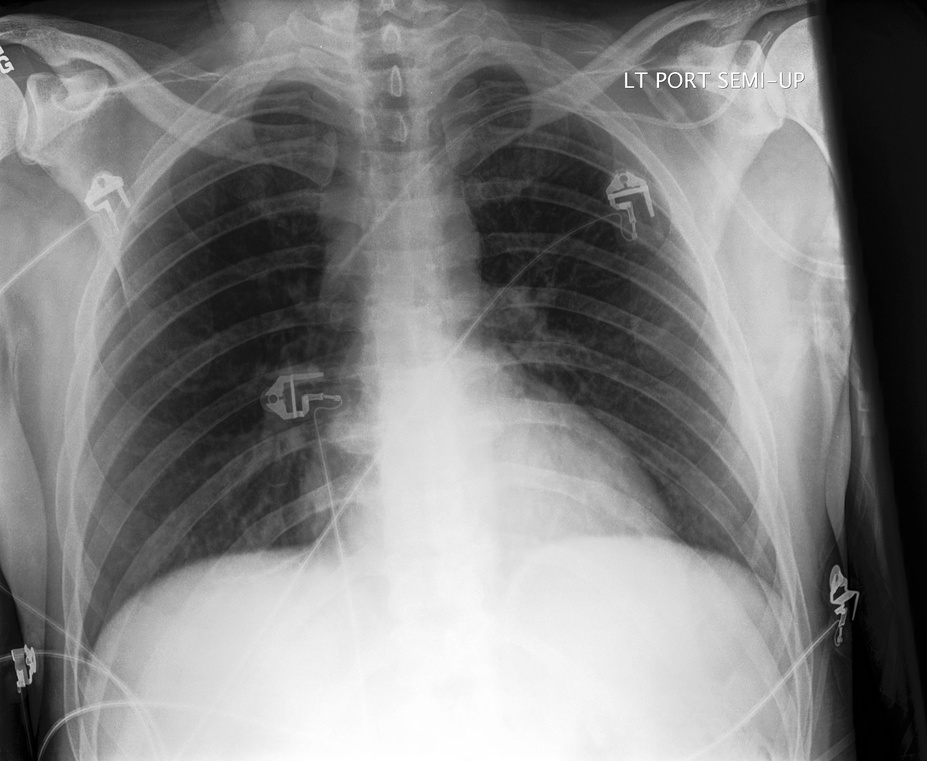
#> input picture testimages/edema.jpg, 927 x 761 px, shrunk from 2828 x 2320 before the run, found by its file name
$ python faster_diaphragm_removal.py
#> lines starting #> are read from the running program, lines starting #| are printed output that depends on the picture; after the words box and inside, x2 and y2 are one past the last pixel; in counts of white or black regions, pixels touching at a corner belong together
# -*- coding: utf-8 -*-
"""faster_diaphragm_removal.ipynb

Automatically generated by Colaboratory.

Original file is located at
    https://colab.research.google.com/drive/1GXzaWnrBNLDLCTx_7jPqP1MaKv2aUeoW
"""

import numpy as np
import cv2
from google.colab.patches import cv2_imshow
from PIL import Image
from IPython.display import display

def remove_diaphragm(path):
#> called with path = 'edema.jpg'
  img = cv2.imread(path, 1)
#> img is the input picture: shape (761, 927, 3); min 0, max 255, mean 129.5
  img_copy = np.copy(img)
  img_copy_master = np.copy(img)

  max_pixel = 0
  min_pixel = 300

  print("Original")
  # cv2_imshow(img)


  ret, img = cv2.threshold(img, 229.5, 255, cv2.THRESH_BINARY)
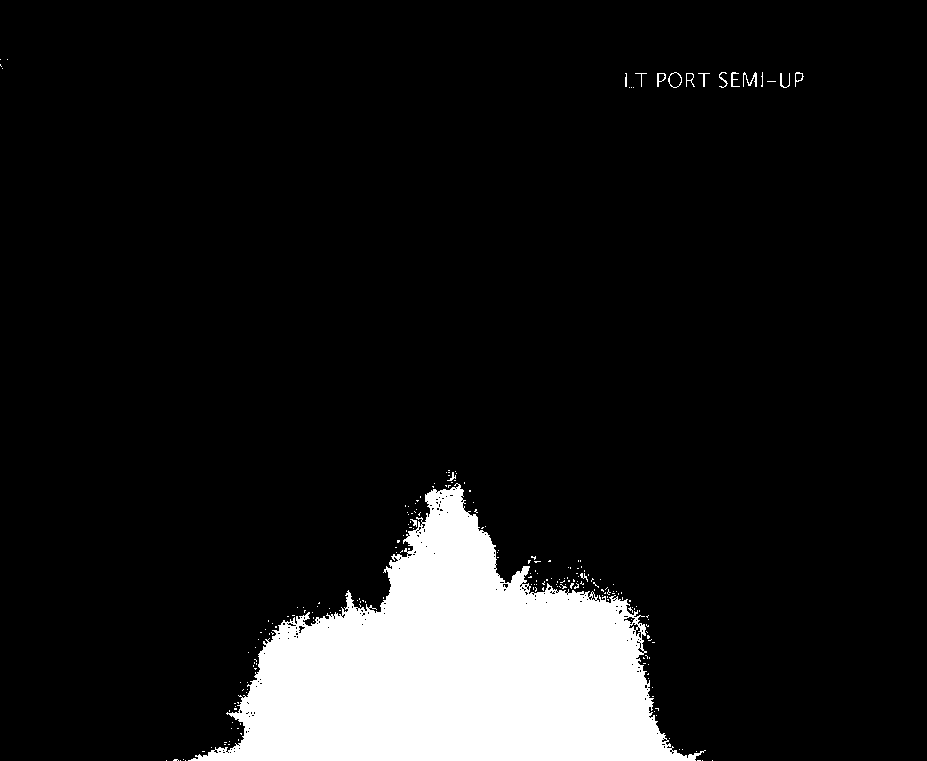
#> img: shape (761, 927, 3); 10.4% white; 225 white regions (210 under 20 px), largest, box (x1, y1, x2, y2) and area: (188, 483, 706, 761) 72303, (743, 72, 757, 87) 83, (668, 72, 682, 88) 51
#> ret = 229
  # Inverted Binary Image
  # cv2_imshow(img)


  # Convert to grayscale for connectedComponentsWithStats to work
  gray = cv2.cvtColor(img, cv2.COLOR_BGR2GRAY)
  print("inverted image")
  # cv2_imshow(gray)

  components = cv2.connectedComponentsWithStats(gray)
  (numLabels, labels, stats, centroids) = components
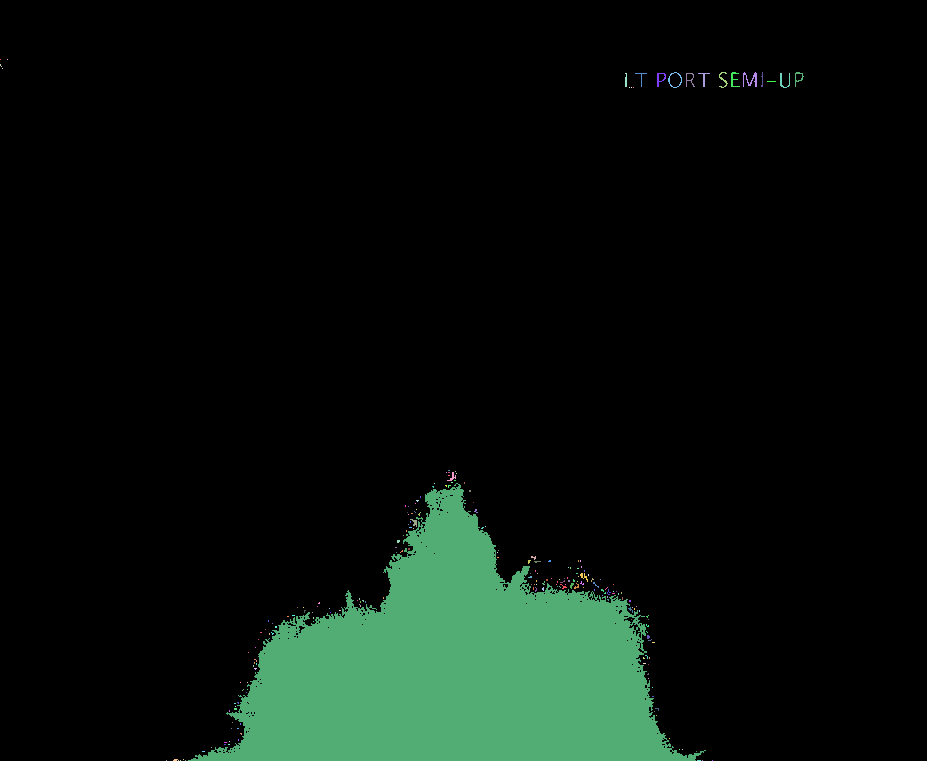
#> labels: shape (761, 927) int32; 226 distinct labels, from 0 to 225; one colour per label, 0 black
#> numLabels = 226; stats = 226 rows, first 6: [0, 0, 927, 761, 631986], [0, 59, 1, 1, 1], [7, 59, 1, 1, 1], [0, 64, 2, 3, 3], [2, 68, 1, 1, 1], [625, 73, 2, 14, 25]; centroids = 226 pairs, first value 0 to 798, second value 59 to 760

  # Find max area and start at 1 because 0 is background
  areas = []
  for i in range(1, numLabels):
    areas.append(stats[i, cv2.CC_STAT_AREA])
#> after the loop, areas = 225 values, max 72303 at index 30, min 1 at index 0, mean 326.5

  mask = np.zeros(gray.shape, dtype="uint8")

  # Keep largest area and remove others
  max_area = max(areas)
#> max_area = 72303
  for i in range(numLabels):
    area = stats[i, cv2.CC_STAT_AREA]
    if area == max_area:
      componentMask = (labels == i).astype("uint8") * 255
      mask = cv2.bitwise_or(mask, componentMask)
#> this loop made 226 passes
#> area on passes 1, 6, 7: 631986, 25, 25
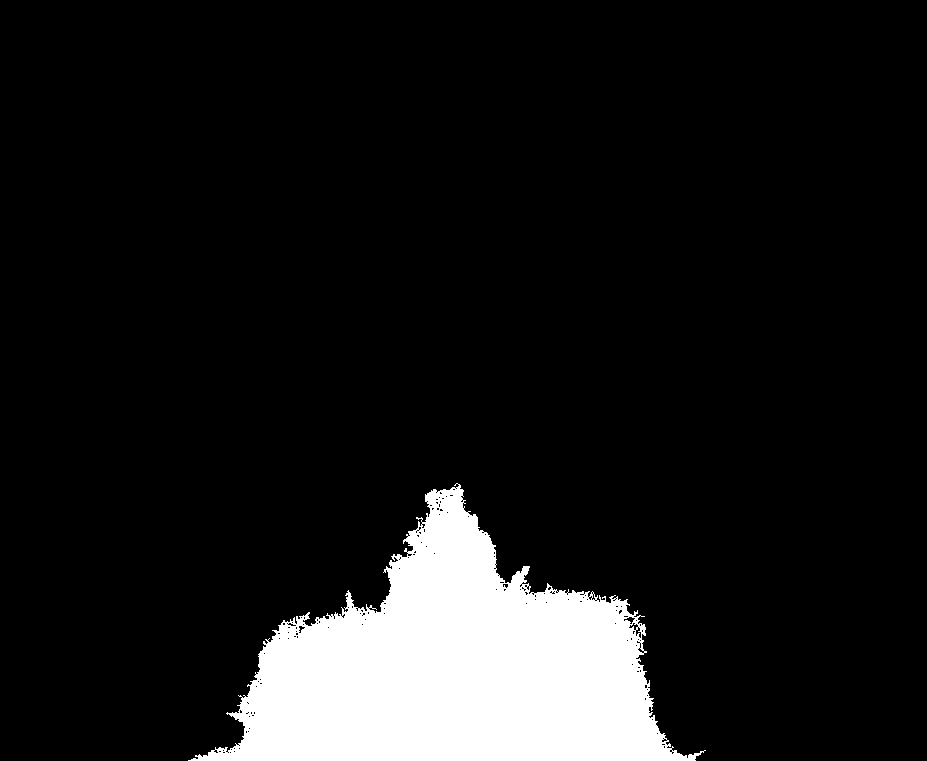
#> mask: shape (761, 927); 10.2% white; 1 white region, box (x1, y1, x2, y2) and area: (188, 483, 706, 761) 72303

  #cv2_imshow(mask)

  # Fill holes with closing
  kernel = np.ones((20,20),np.uint8)
  closing = cv2.morphologyEx(mask, cv2.MORPH_CLOSE, kernel)
#> closing: shape (761, 927); 10.5% white; 1 white region, box (x1, y1, x2, y2) and area: (192, 484, 707, 761) 74284
  #cv2_imshow(closing)

  # Smooth boundary
  kernel = np.ones((20,20),np.uint8)
  opening = cv2.morphologyEx(closing, cv2.MORPH_OPEN, kernel)
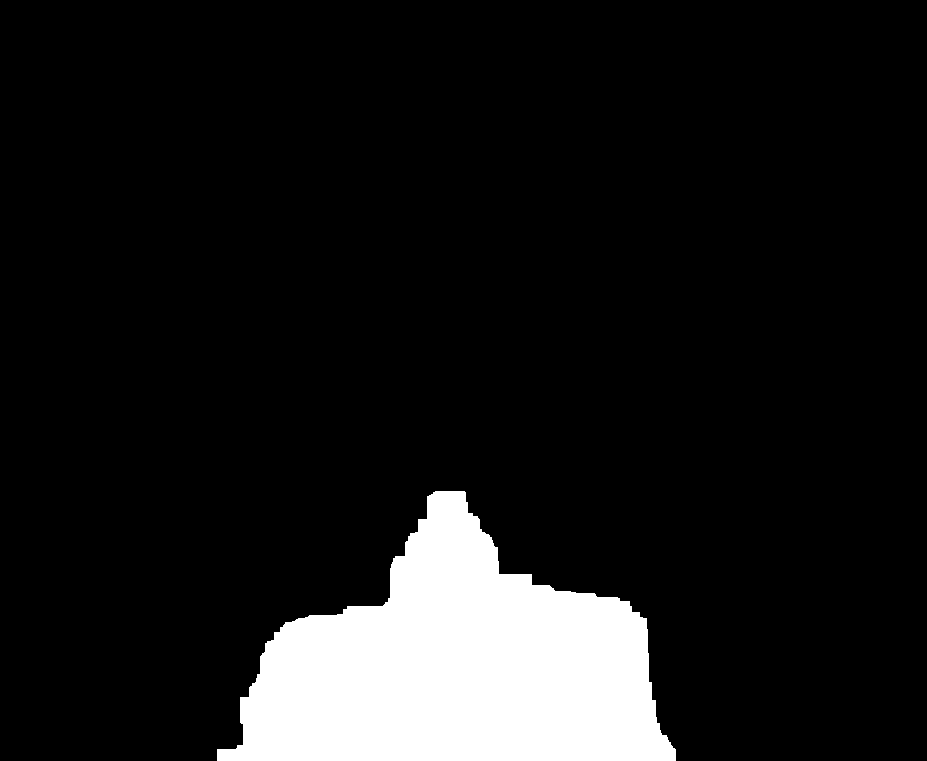
#> opening: shape (761, 927); 10.4% white; 1 white region, box (x1, y1, x2, y2) and area: (217, 491, 676, 761) 73166

  # ret, opening = cv2.threshold(opening, 229.5, 255, cv2.THRESH_BINARY_INV)
  cv2.imwrite(path[0:(len(path)-4)] + 'mask.jpg', opening)
  # cv2_imshow(opening)

  img1 = Image.open(path)

  # Opening the secondary image (overlay image)
  img2 = Image.open(path[0:(len(path)-4)] + 'mask.jpg')

  # Pasting img2 image on top of img1
  # starting at coordinates (0, 0)
  img1.paste(img2, (0,0), mask = img2)

  na = np.array(img1.convert('L'))

  # Get x,y coordinates of black pixels
  Y, X = np.where(na==255)

  # Make pixels 30 across and 30 down from them black
  na[Y, X] = 0
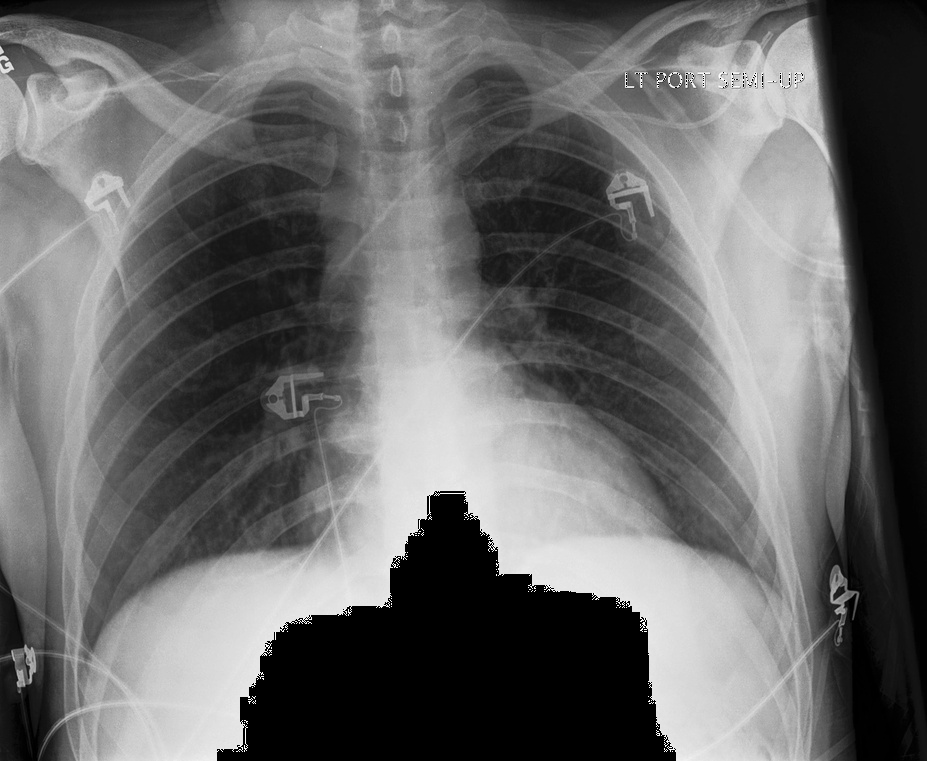
#> na: shape (761, 927); min 0, max 254, mean 104.6

  # Convert back to PIL Image and save
  img1 = Image.fromarray(na)
  # Displaying the image
  # display(img1)
  # img1 = img1.save("geeks.jpg")
  return img1

processed_image = remove_diaphragm('edema.jpg')

# Opening the primary image (used in background)
img1 = Image.open(r"edema.jpg")

# Opening the secondary image (overlay image)
#> (the run stopped early here; a loop or call above may not have finished)

$ run again, with testimages/atelectasis.jpg copied over testimages/edema.jpg
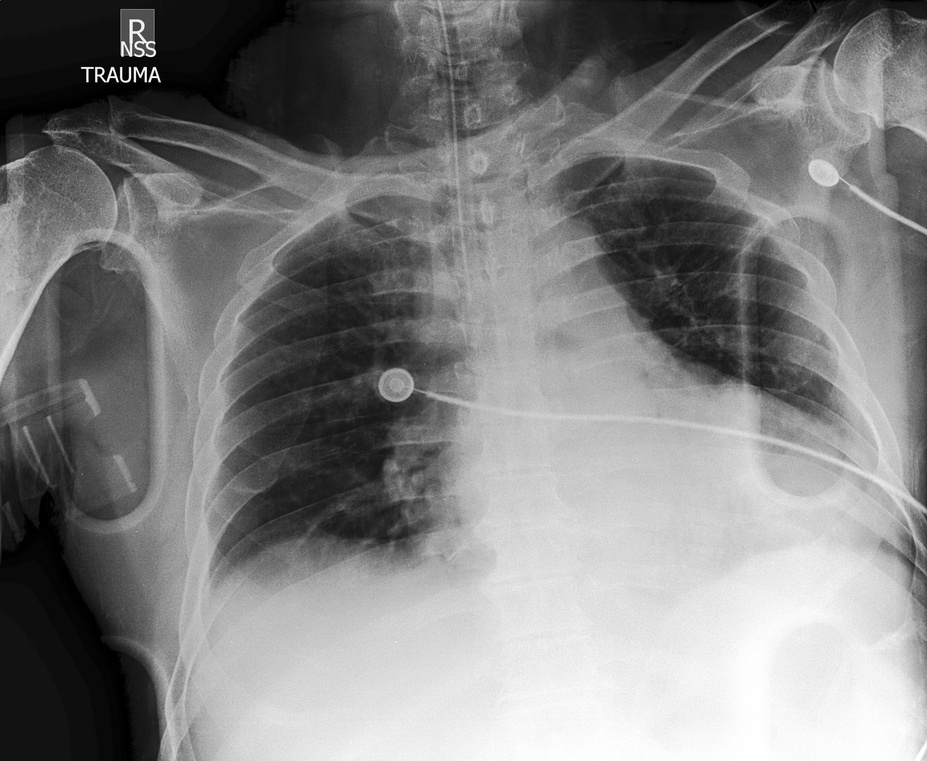
#> input picture testimages/atelectasis.jpg, 927 x 761 px, shrunk from 2828 x 2320 before the run, found by its file name
#> in remove_diaphragm, img is the input picture: shape (761, 927, 3); min 0, max 255, mean 128.3
#> in remove_diaphragm, `ret, img = cv2.threshold(img, 229.5, 255, cv2.THRESH_BINARY)`:
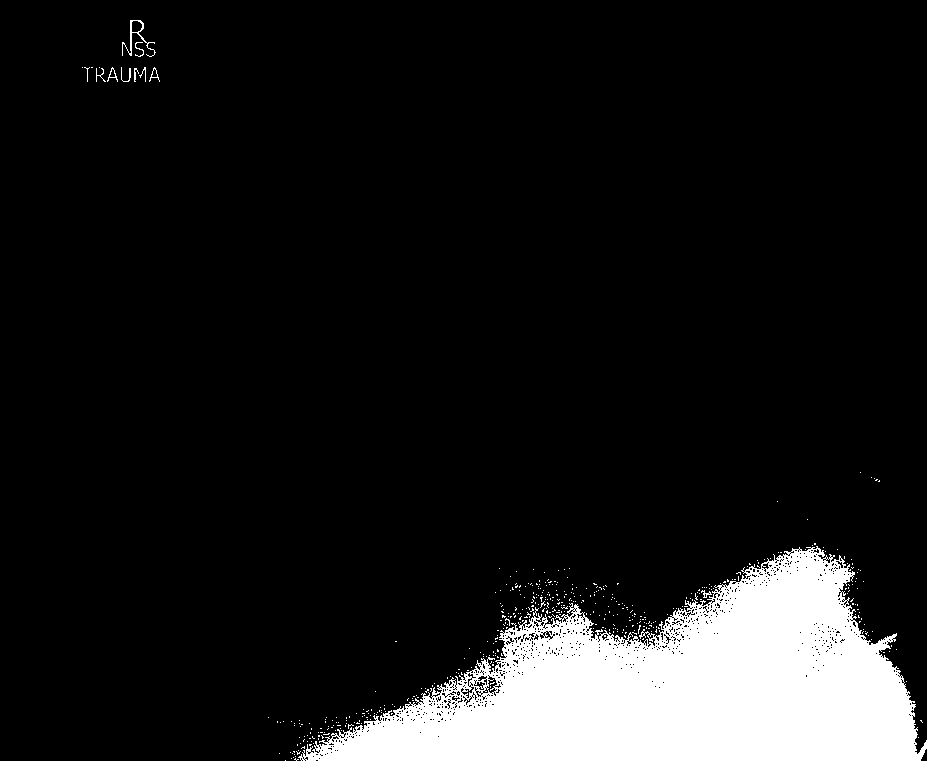
#> img: shape (761, 927, 3); 10.4% white; 473 white regions (463 under 20 px), largest, box (x1, y1, x2, y2) and area: (298, 546, 927, 761) 72072, (122, 20, 156, 57) 200, (121, 67, 131, 82) 44
#> ret = 229
#> labels: shape (761, 927) int32; 474 distinct labels, from 0 to 473
#> numLabels = 474; stats = 474 rows, first 6: [0, 0, 927, 761, 631914], [122, 20, 34, 37, 200], [135, 42, 9, 15, 39], [82, 67, 1, 1, 1], [84, 67, 6, 15, 19], [91, 67, 2, 1, 2]; centroids = 474 pairs, first value 82 to 921, second value 38.09 to 760
#> after the loop in remove_diaphragm, `for i in range(1, numLabels):`: areas = 473 values, max 72072 at index 21, min 1 at index 2, mean 155.5
#> max_area = 72072
#> the loop in remove_diaphragm, `for i in range(numLabels):` made 474 passes
#> area on passes 1 to 3: 631914, 200, 39
#> closing: shape (761, 927); 10.8% white; 1 white region, box (x1, y1, x2, y2) and area: (299, 547, 927, 761) 76274
#> opening: shape (761, 927); 10.7% white; 1 white region, box (x1, y1, x2, y2) and area: (308, 550, 927, 761) 75307
#> in remove_diaphragm, `na[Y, X] = 0`:
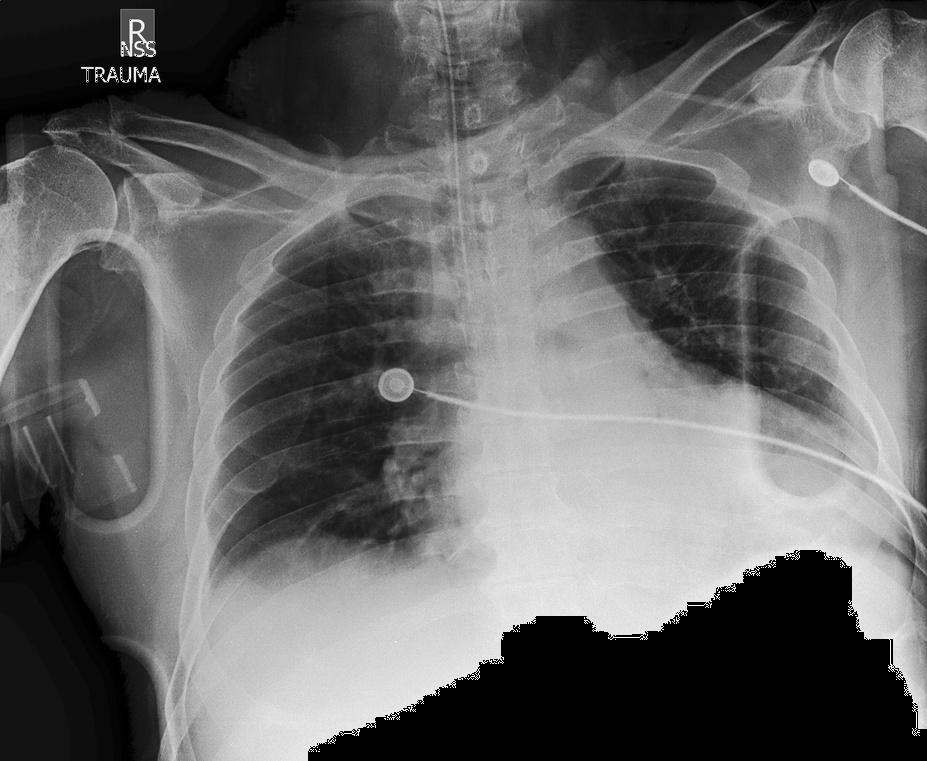
#> na: shape (761, 927); min 0, max 254, mean 102.9
